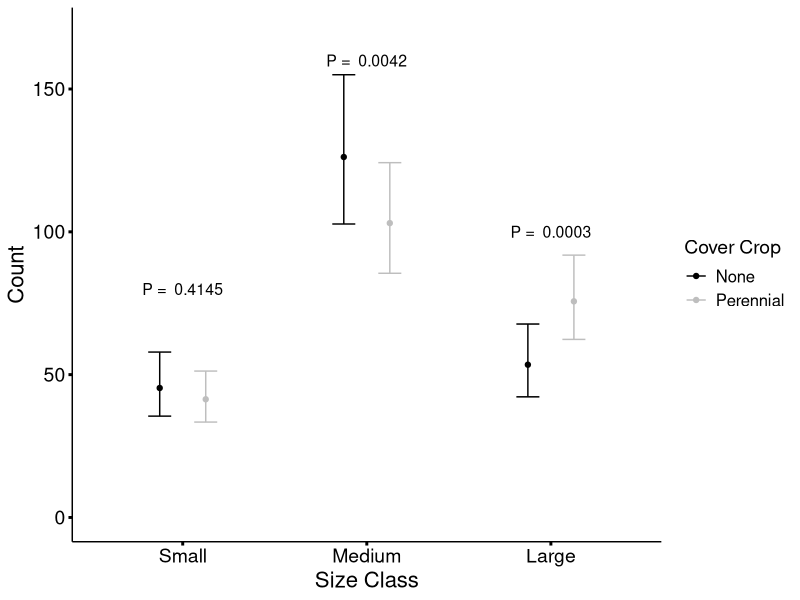

Reproduce this figure in R.
library(multcomp)
library(car)
library(tidyverse)
library(emmeans)
library(readxl)           # Reads in xls like a champ
library(lme4)

# Get rid of scientific notation
options(scipen = 8)

# Themes to make things look good.
theme_old <- theme_get() # Allows you to go back to default theme
theme_new <- theme_old +
  theme(axis.line = element_line(linetype = "solid"), 
        axis.ticks = element_line(colour = "black", size = 1), 
        panel.grid.major = element_line(colour = NA), 
        panel.grid.minor = element_line(colour = NA),
        axis.title = element_text(size = 16),
        axis.text = element_text(size = 14, colour = "black"),
        plot.title = element_text(size = 14),
        panel.background = element_rect(fill = NA),
        legend.text = element_text(size = 12),
        legend.title = element_text(size = 14),
        plot.background = element_rect(colour = NA))
theme_set(theme_new)

# Load data
soil_is_data <- read_xlsx("./SOIL IS DATA.xlsx") %>%
  rename("plot_rep" = 1,
         "notes" = 6) %>%
  separate(plot_rep, 
           into = c("cover", "field_rep", "lab_rep"), 
           sep = " ")

# Split data to look at differences in total number
soil_is_data_total <- soil_is_data %>%
  select(-Small, -Medium, -Large, -notes)

# Split data to look at differences by size
soil_is_data_size <- soil_is_data %>%
  select(-TOTAL, -notes) %>%
  pivot_longer(cols = c("Small", "Medium", "Large"), 
               names_to = "worm_size", 
               values_to = "count") %>%
  mutate(worm_size = ordered(worm_size, 
                             levels = c("Small", "Medium", "Large"))) 

# Model total
total_glmer <- glmer(TOTAL ~ cover + (1|lab_rep), 
                     family = poisson(link = log), 
                     soil_is_data_total)

Anova(total_glmer)

# Model by size
size_glmer <- glmer(count ~ cover*worm_size + (1|lab_rep), 
                     family = poisson(link = log), 
                     soil_is_data_size)

Anova(size_glmer)


size_emm <- emmeans(size_glmer, ~ cover:worm_size, type = "response")

size_cld <- cld(size_emm, 
                by = "worm_size", 
                level = 0.95,
                alpha = 0.10,
                Letters = letters)

worm_pairs <-  as.data.frame(summary(pairs(size_emm, by = "worm_size"))) %>%
  mutate(p.value = round(p.value, digits = 4))

# Plot it
(worm_graph <-
  ggplot(as.data.frame(size_emm), aes(x = worm_size, y = rate, color = cover)) +
  geom_point(position = position_dodge(width = 0.5)) +
  geom_errorbar(aes(ymin = asymp.LCL, ymax = asymp.UCL), 
                position = position_dodge(width = 0.5),
                width = 0.25) +
  geom_text(data = worm_pairs, 
            aes(x = worm_size, 
                y = c(80, 160, 100)), 
            label = paste("P = ", worm_pairs$p.value),
            size = 4,
            inherit.aes = FALSE) +
  labs(x = "Size Class", y = "Count") +
  scale_color_manual(name = "Cover Crop", values = c("black", "gray")) +
  scale_y_continuous(limits = c(0, 170))
)

# Save it
cowplot::save_plot("worm_graph.png", worm_graph, base_height = 5, base_width = 8)
